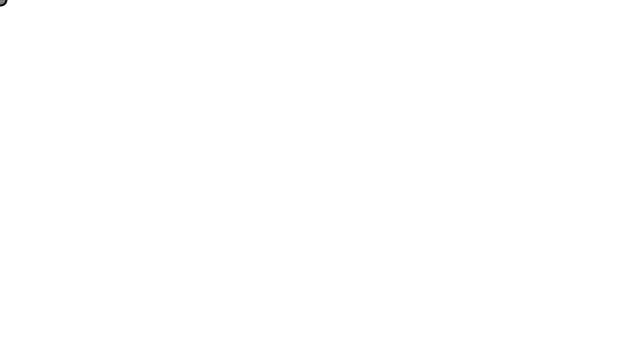
Frame 1 (no input)
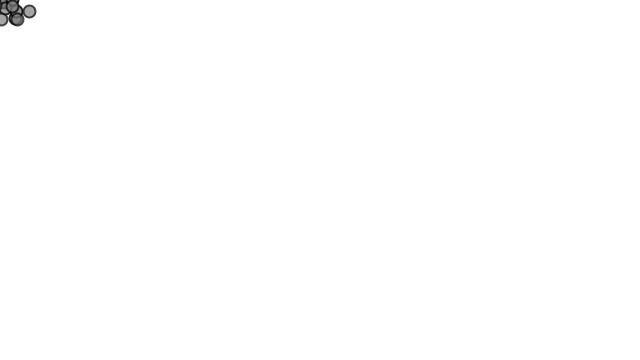
Frame 60 (the mouse pressed at the canvas centre just before this capture)
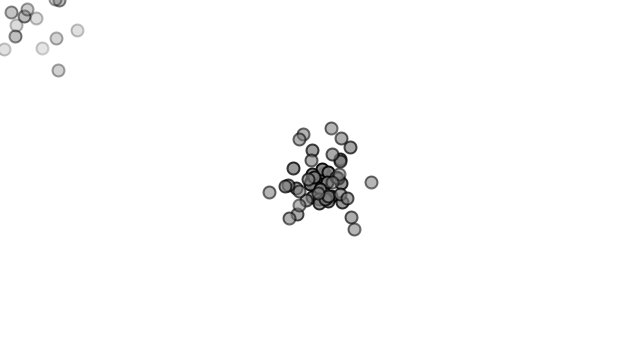
Frame 120 (the mouse held since frame 60 and released just before this capture)

The Processing sketch that drew these frames (run headless with seeded random() and noise(); from frame 60 on, the mouse is pressed at the canvas centre):

// Processing sketch: build
// ── build.pde
// The Nature of Code
// Daniel Shiffman
// http://natureofcode.com

ParticleSystem ps;

void setup() {
  size(640,360);
  ps = new ParticleSystem();
}

void draw() {
  background(255);
  ps.addParticle(mouseX, mouseY);
  ps.run();
}


// ── Particle.pde
// The Nature of Code
// Daniel Shiffman t
// http://natureofcode.com

// Simple Particle System

class Particle {
  float x, y;
  float dirx = random(-1, 1);
  float diry = random(-1, 1);
  float lifespan;

  Particle(float _x, float _y) {
    x = _x;
    y = _y;
    lifespan = 255.0;
  }

  void run() {
    update();
    display();
  }

  // Method to update position
  void update() {
    x += dirx;
    y += diry;
    lifespan -= 2.0;
  }

  // Method to display
  void display() {
    stroke(0,lifespan);
    strokeWeight(2);
    fill(127,lifespan);
    ellipse(x, y,12,12);
  }
  
  // Is the particle still useful?
  boolean isDead() {
    if (lifespan < 0.0) {
      return true;
    } else {
      return false;
    }
  }
}

// ── ParticleSystem.pde
// The Nature of Code
// Daniel Shiffman
// http://natureofcode.com

// Using Generics now!  comment and annotate, etc.

class ParticleSystem {
  ArrayList<Particle> particles;

  ParticleSystem() {
    particles = new ArrayList<Particle>();
  }

  void addParticle(float x, float y) {
    particles.add(new Particle(x, y));
  }

  void run() {
    for (int i = particles.size()-1; i >= 0; i--) {
      Particle p = particles.get(i);
      p.run();
      if (p.isDead()) {
        particles.remove(i);
      }
    }
  }
}
